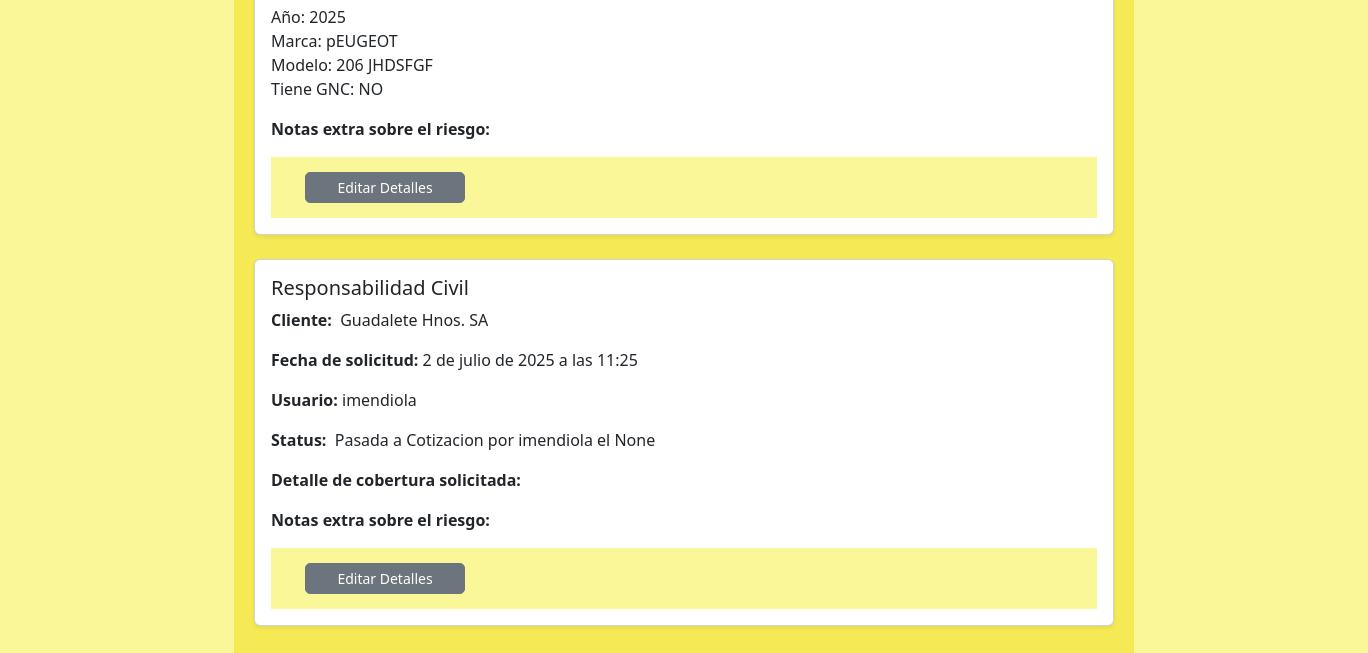
/staff/cotizaciones/solicitudes/ (signed in, lower part), run on an earlier commit of the app's database.
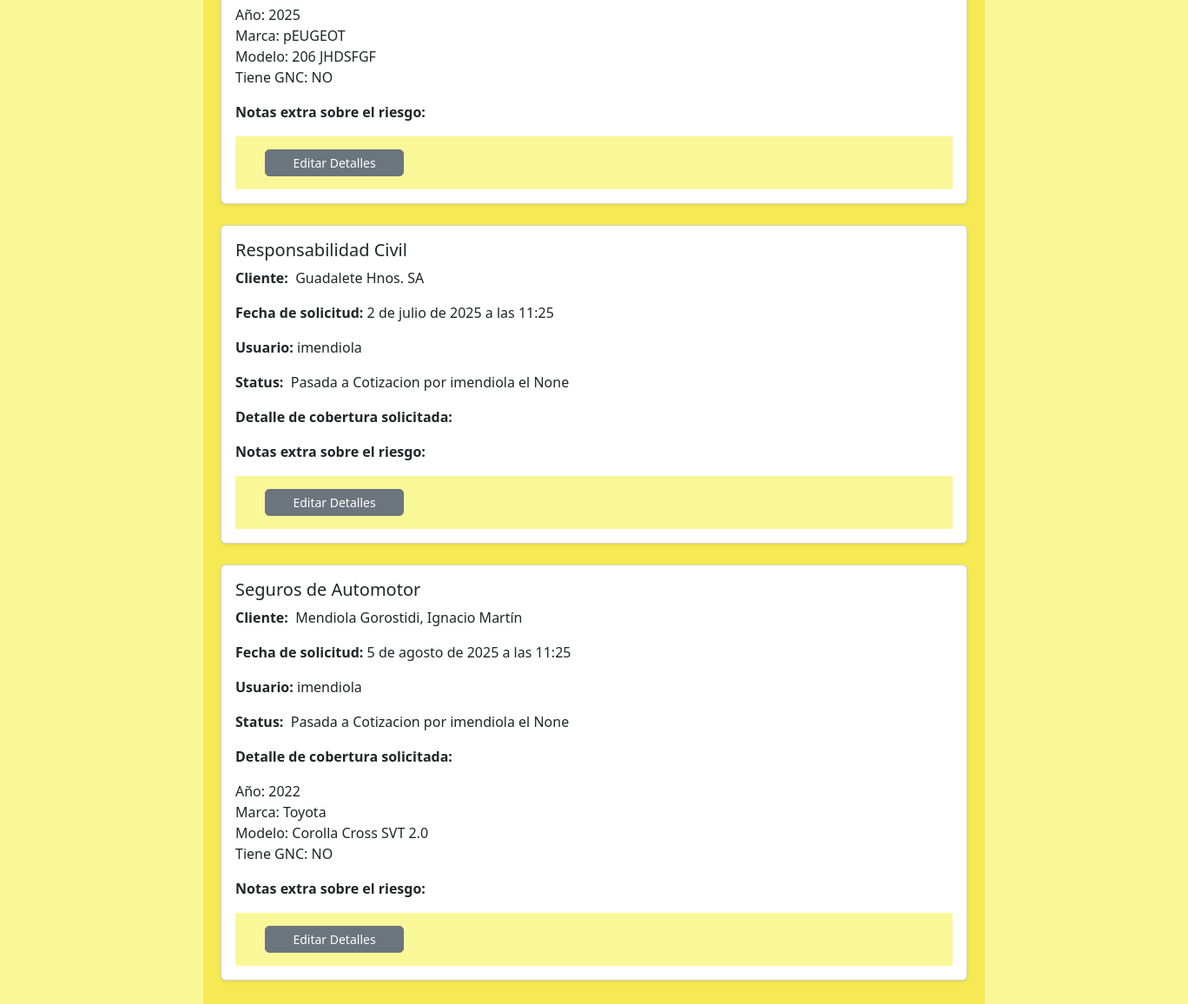
And on a later commit of the database.
### CotizacionesApp/models.py (models this page shows, shortened)
class QuotRequest(models.Model):
    QUOT_STATUS_CHOICES = [
        ('P', 'Pendiente'),
        ('F', 'Cotizada'),
        ('C', 'Cancelada'),
    ]
    DIAS_MAX_SOLICITUD = 3
    rubro = models.ForeignKey(Categoria, on_delete=models.CASCADE, verbose_name="Rubro")
    cliente = models.ForeignKey(Cliente, on_delete=models.CASCADE, null=True, blank=True)
    data_cliente = models.CharField(max_length=200, null=True, blank=True)
    fecha_creacion = models.DateTimeField(auto_now_add=True, verbose_name='Fecha de Creación')
    usuario_creacion = models.ForeignKey(
        'auth.User', on_delete=models.CASCADE, verbose_name='Usuario Creador',related_name='cotizaciones_creadas'
    )
    status = models.CharField(
        max_length=1,
        choices=QUOT_STATUS_CHOICES,
        default='P',
        verbose_name='Estado'
    )
    detalle = models.TextField(verbose_name='Detalle a cotizar', null=True, blank=True)
    extradata = models.TextField(verbose_name="Datos extra sobre el riesgo", null=True, blank=True)
    usuario_finalizacion = models.ForeignKey(
        'auth.User', on_delete=models.CASCADE, null=True, blank=True, verbose_name='Usuario de Finalización', related_name='cotizaciones_finalizadas'
    )
    fecha_finalizacion = models.DateTimeField(null=True, blank=True, verbose_name='Fecha de Finalización')
    notas_finalización = models.CharField(max_length=250, null=True, blank=True)
    class Meta:
        verbose_name = 'Solicitud de Cotización'
        verbose_name_plural = 'Solicitudes de Cotización'
    def dict_detalle(self)->dict | None:
        if self.detalle:
            return json.loads(self.detalle)
        else:
            return None
    def str_detalle(self)->str:
        dic: dict | None = self.dict_detalle()
        aux_str = ""
        if dic:
            for clave, valor in dic.items():
                if valor:
                    aux_str += clave + ": " + str(valor) + "\n"
        return aux_str
    def dict_cliente(self)->dict:
        return json.loads(self.data_cliente)
    def str_cliente(self)->str:
        dic: dict = self.dict_cliente()
        aux_str = ""
        for clave, valor in dic.items():
            if valor !="":
                aux_str += clave + ": " + str(valor) + "\n"
        return aux_str

### RubrosApp/models.py (models this page shows, shortened)
class Categoria(models.Model):
    created = models.DateField(verbose_name="Fecha de pedido", auto_now_add=True)
    nombre = models.CharField(max_length=50, verbose_name="Nombre")
    alias = models.CharField(max_length=10, verbose_name="Short Alias", null=True, blank=True)
    descripcion = models.TextField(verbose_name="Descripción")
    imagen = models.ImageField(upload_to="RubrosMedia", verbose_name="Imagen")
    rubro = models.ForeignKey(RubroCat, on_delete=models.CASCADE, verbose_name="Rubro", related_name="categorias")
    class Meta:
        verbose_name="Tipo de seguro"
        verbose_name_plural="Tipos de seguro"

### ClientesApp/models.py (models this page shows, shortened)
class Cliente(models.Model):
    condicion_iva = models.CharField(max_length=2, choices=CondicionIVA.choices)
    direccion = models.ForeignKey(Address, on_delete=models.SET_NULL, null=True, blank=True)
    telefonos = models.ManyToManyField(TelefonoCte, blank=True)
    emails = models.ManyToManyField(EmailCte, blank=True)
    notas = models.TextField(blank=True)
    class Meta:
        abstract = False

class ClientePersonaJuridica(Cliente):
    razon_social = models.CharField(max_length=100)
    cuit = models.CharField(max_length=20)

class ClientePersonaFisica(Cliente):
    MAX_DIAS_CUMPLE = 15
    nombre = models.CharField(max_length=100)
    apellido = models.CharField(max_length=100)
    dni = models.CharField(max_length=20)
    fecha_nacimiento = models.DateField(blank=True, null=True)

### CotizacionesApp/views.py (the view, shortened to what this page needs)
# urls.py: path('solicitudes/', vista_ver_solicitudes, name='ver_solicitudes_cotizacion'),
@login_required(login_url='/login/login/')
def vista_ver_solicitudes(req:HttpRequest):
    filtro_status = req.GET.get('status', '').strip()
    filtro_nombre = req.GET.get('nombre', '').strip()
    queryset = QuotRequest.objects.all()
    if filtro_status:
        queryset = queryset.filter(status=filtro_status)
    return render(req,'CotizacionesApp/solicitudes.html',
                  {"solicitudes": queryset,
                   "filtro_status":filtro_status,
                   "filtro_nombre":filtro_nombre})

### CotizacionesApp/templates/CotizacionesApp/solicitudes.html (shortened to what this page needs)
{% extends "StaffApp/baseStaff.html" %}
{% load static %}
{% block content %}
<div class="container staff-form-container">
  <div class="mt-4">
    {% for solicitud in solicitudes %}
      <div class="card mb-4 shadow-sm">
        <div class="card-body">
          <h5 class="card-title">{{solicitud.rubro.nombre}}</h5>
          <p><strong>Cliente:&nbsp;</strong>
          {% if solicitud.cliente %}
            {% if solicitud.cliente.clientepersonafisica %}
              {{ solicitud.cliente.clientepersonafisica.apellido }}, {{ solicitud.cliente.clientepersonafisica.nombre }}
            {% elif solicitud.cliente.clientepersonajuridica %}
              {{ solicitud.cliente.clientepersonajuridica.razon_social }}
            {% else %}
              Cliente sin nombre
            {% endif %}
          {% else %}
            Cliente no registrado
          {% endif %}</p>
          <p><strong>Fecha de solicitud:&nbsp;</strong>{{ solicitud.fecha_creacion }} </p>
          <p><strong>Usuario:&nbsp;</strong>{{ solicitud.usuario_creacion }} </p>
          <p><strong>Status:&nbsp;</strong>
            {% if solicitud.status == 'P' %}
              Pendiente
            {% elif solicitud.status == 'F' %}
              Pasada a Cotizacion por {{solicitud.usuario_finalizacion}} el {{solicitud.fecha_finalizacion}}
            {% else %}
              Cancelada por {{solicitud.usuario_finalizacion}} el {{solicitud.fecha_finalizacion}}
            {% endif %} </p>
          <p><strong>Detalle de cobertura solicitada:</strong></p>
          <p>{{solicitud.str_detalle|linebreaksbr}}</p>
          <p><strong>Notas extra sobre el riesgo:</strong></p>
          <div class="d-flex justify-content-between staff-botonera-fichas">
            <button type="button" class="btn btn-secondary btn-sm custom-btn-ficha btn-editar mx-4"
              data-bs-toggle="modal"
              data-bs-target="#editSolicitudModal"
              data-bs-sol-id="{{ solicitud.id }}"
              data-bs-sol-detalle="{{solicitud.extradata}}">
              Editar Detalles
            </button>
          </div>
        </div>
      </div>
    {% empty %}
    <div class="alert alert-info mt-2">
        No hay solictudes que mostrar
      </div>
    {% endfor %}
  </div>
</div>
{% endblock %}

What changed in the data, as far as the page shows it:
added QuotRequest: rubro.nombre "Seguros de Automotor", cliente.clientepersonafisica.apellido "Mendiola Gorostidi", cliente.clientepersonafisica.nombre "Ignacio Martín", fecha_creacion "5 de agosto de 2025 a las 11:25", usuario_creacion "imendiola", usuario_finalizacion "imendiola", fecha_finalizacion "None", str_detalle "Año: 2022 Marca: Toyota Modelo: Corolla Cross SVT 2.0 Tiene GNC: NO"
